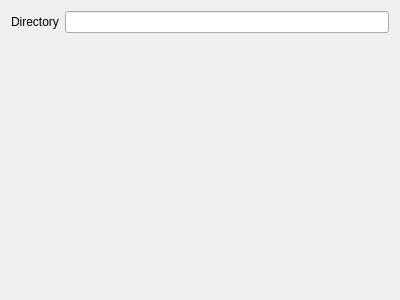
<?xml version="1.0" encoding="UTF-8"?>
<ui version="4.0">
 <class>WizardPage</class>
 <widget class="QWizardPage" name="WizardPage">
  <property name="geometry">
   <rect>
    <x>0</x>
    <y>0</y>
    <width>400</width>
    <height>300</height>
   </rect>
  </property>
  <property name="windowTitle">
   <string>WizardPage</string>
  </property>
  <property name="title">
   <string>Local director&amp;y</string>
  </property>
  <property name="subTitle">
   <string>Select the path where the local repository shall be created.</string>
  </property>
  <layout class="QFormLayout" name="formLayout">
   <item row="0" column="0">
    <widget class="QLabel" name="label_2">
     <property name="text">
      <string>Directory</string>
     </property>
    </widget>
   </item>
   <item row="0" column="1">
    <widget class="QLineEdit" name="directory"/>
   </item>
  </layout>
 </widget>
 <resources/>
 <connections/>
</ui>
